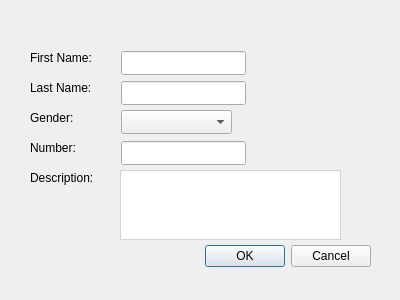
<?xml version="1.0" encoding="UTF-8"?>
<ui version="4.0">
 <class>Addnumber</class>
 <widget class="QDialog" name="Addnumber">
  <property name="geometry">
   <rect>
    <x>0</x>
    <y>0</y>
    <width>400</width>
    <height>300</height>
   </rect>
  </property>
  <property name="windowTitle">
   <string>Dialog</string>
  </property>
  <widget class="QDialogButtonBox" name="buttonBox">
   <property name="geometry">
    <rect>
     <x>30</x>
     <y>240</y>
     <width>341</width>
     <height>32</height>
    </rect>
   </property>
   <property name="orientation">
    <enum>Qt::Horizontal</enum>
   </property>
   <property name="standardButtons">
    <set>QDialogButtonBox::Cancel|QDialogButtonBox::Ok</set>
   </property>
  </widget>
  <widget class="QLabel" name="label_firstName">
   <property name="geometry">
    <rect>
     <x>30</x>
     <y>50</y>
     <width>81</width>
     <height>16</height>
    </rect>
   </property>
   <property name="text">
    <string>First Name:</string>
   </property>
  </widget>
  <widget class="QLabel" name="label_lastName">
   <property name="geometry">
    <rect>
     <x>30</x>
     <y>80</y>
     <width>71</width>
     <height>16</height>
    </rect>
   </property>
   <property name="text">
    <string>Last Name:</string>
   </property>
  </widget>
  <widget class="QLabel" name="label_gender">
   <property name="geometry">
    <rect>
     <x>30</x>
     <y>110</y>
     <width>58</width>
     <height>16</height>
    </rect>
   </property>
   <property name="text">
    <string>Gender:</string>
   </property>
  </widget>
  <widget class="QLabel" name="label_number">
   <property name="geometry">
    <rect>
     <x>30</x>
     <y>140</y>
     <width>58</width>
     <height>16</height>
    </rect>
   </property>
   <property name="text">
    <string>Number:</string>
   </property>
  </widget>
  <widget class="QLabel" name="label_description">
   <property name="geometry">
    <rect>
     <x>30</x>
     <y>170</y>
     <width>91</width>
     <height>16</height>
    </rect>
   </property>
   <property name="text">
    <string>Description:</string>
   </property>
  </widget>
  <widget class="QLineEdit" name="lineEdit_firstName">
   <property name="geometry">
    <rect>
     <x>121</x>
     <y>51</y>
     <width>125</width>
     <height>24</height>
    </rect>
   </property>
  </widget>
  <widget class="QLineEdit" name="lineEdit_lastName">
   <property name="geometry">
    <rect>
     <x>121</x>
     <y>81</y>
     <width>125</width>
     <height>24</height>
    </rect>
   </property>
   <property name="styleSheet">
    <string notr="true">QLabel{
    display: block;
    width: 100%;
    padding: .375rem .75rem;
    font-size: 1rem;
    line-height: 1.5;
    color: #495057;
    background-color: #fff;
    background-clip: padding-box;
    border: 1px solid #ced4da;
    border-radius: .25rem;
    transition: border-color .15s ease-in-out,box-shadow .15s ease-in-out;
}	
QLabel::focus{
	color: #495057;
    background-color: #fff;
    border-color: #80bdff;
    outline: 0;
    box-shadow: 0 0 0 0.2rem rgba(0,123,255,.25);
}	</string>
   </property>
  </widget>
  <widget class="QLineEdit" name="lineEdit_number">
   <property name="geometry">
    <rect>
     <x>121</x>
     <y>141</y>
     <width>125</width>
     <height>24</height>
    </rect>
   </property>
   <property name="styleSheet">
    <string notr="true"/>
   </property>
   <property name="inputMethodHints">
    <set>Qt::ImhDigitsOnly</set>
   </property>
  </widget>
  <widget class="QTextEdit" name="textEdit">
   <property name="geometry">
    <rect>
     <x>120</x>
     <y>170</y>
     <width>221</width>
     <height>70</height>
    </rect>
   </property>
   <property name="styleSheet">
    <string notr="true">QLabel{
    display: block;
    width: 100%;
    padding: .375rem .75rem;
    font-size: 1rem;
    line-height: 1.5;
    color: #495057;
    background-color: #fff;
    background-clip: padding-box;
    border: 1px solid #ced4da;
    border-radius: .25rem;
    transition: border-color .15s ease-in-out,box-shadow .15s ease-in-out;
}	
QLabel::focus{
	color: #495057;
    background-color: #fff;
    border-color: #80bdff;
    outline: 0;
    box-shadow: 0 0 0 0.2rem rgba(0,123,255,.25);
}	
QTextEdit
{
 display: block;
    width: 100%;
    padding: .375rem .75rem;
    font-size: 1rem;
    line-height: 1.5;
    color: #495057;
    background-color: #fff;
    background-clip: padding-box;
    border: 1px solid #ced4da;
    border-radius: .25rem;
    transition: border-color .15s ease-in-out,box-shadow .15s ease-in-out;
}
QTextEdit::focus{
	color: #495057;
    background-color: #fff;
    border-color: #80bdff;
    outline: 0;
    box-shadow: 0 0 0 0.2rem rgba(0,123,255,.25);
}
</string>
   </property>
  </widget>
  <widget class="QComboBox" name="comboBox">
   <property name="geometry">
    <rect>
     <x>121</x>
     <y>110</y>
     <width>111</width>
     <height>24</height>
    </rect>
   </property>
  </widget>
 </widget>
 <resources/>
 <connections>
  <connection>
   <sender>buttonBox</sender>
   <signal>accepted()</signal>
   <receiver>Addnumber</receiver>
   <slot>accept()</slot>
   <hints>
    <hint type="sourcelabel">
     <x>248</x>
     <y>254</y>
    </hint>
    <hint type="destinationlabel">
     <x>157</x>
     <y>274</y>
    </hint>
   </hints>
  </connection>
  <connection>
   <sender>buttonBox</sender>
   <signal>rejected()</signal>
   <receiver>Addnumber</receiver>
   <slot>reject()</slot>
   <hints>
    <hint type="sourcelabel">
     <x>316</x>
     <y>260</y>
    </hint>
    <hint type="destinationlabel">
     <x>286</x>
     <y>274</y>
    </hint>
   </hints>
  </connection>
 </connections>
</ui>
